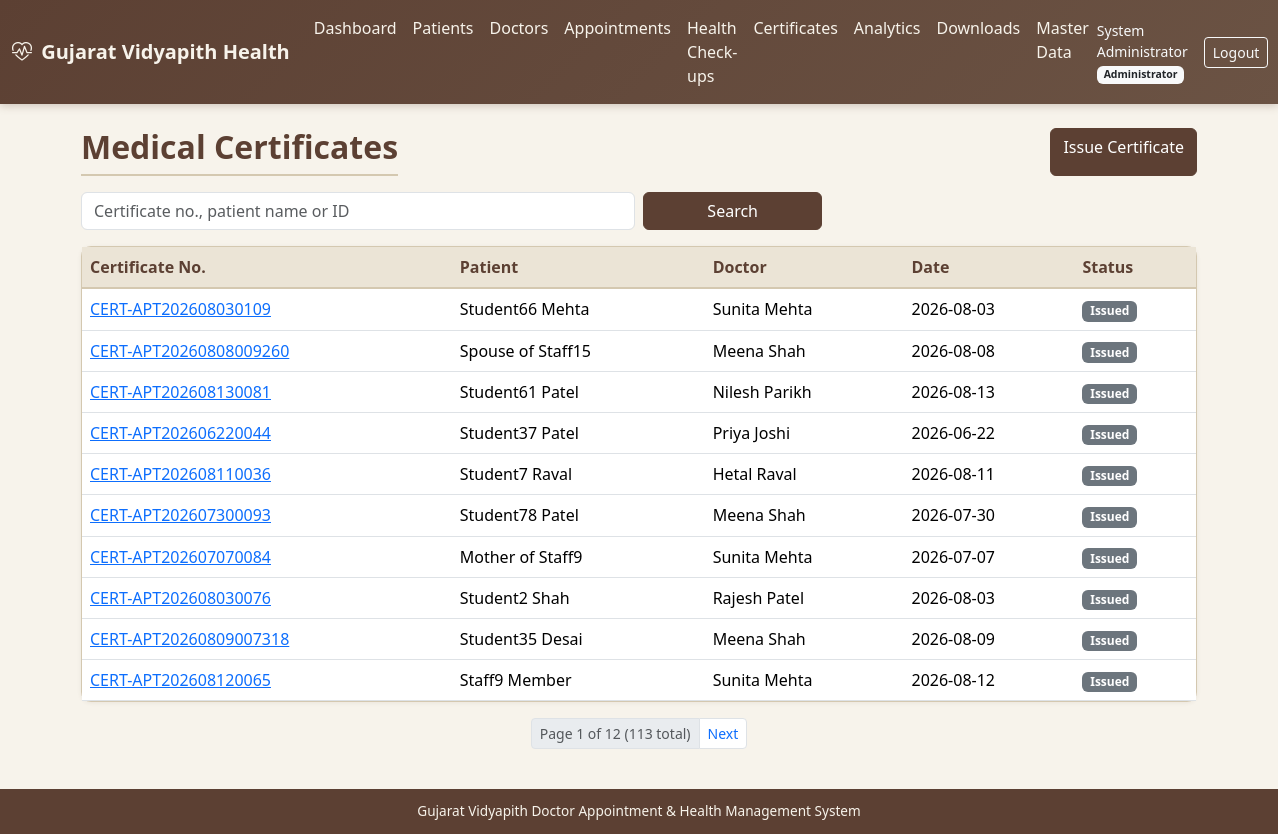
Page /certificates/ (signed in) on the earlier database version.
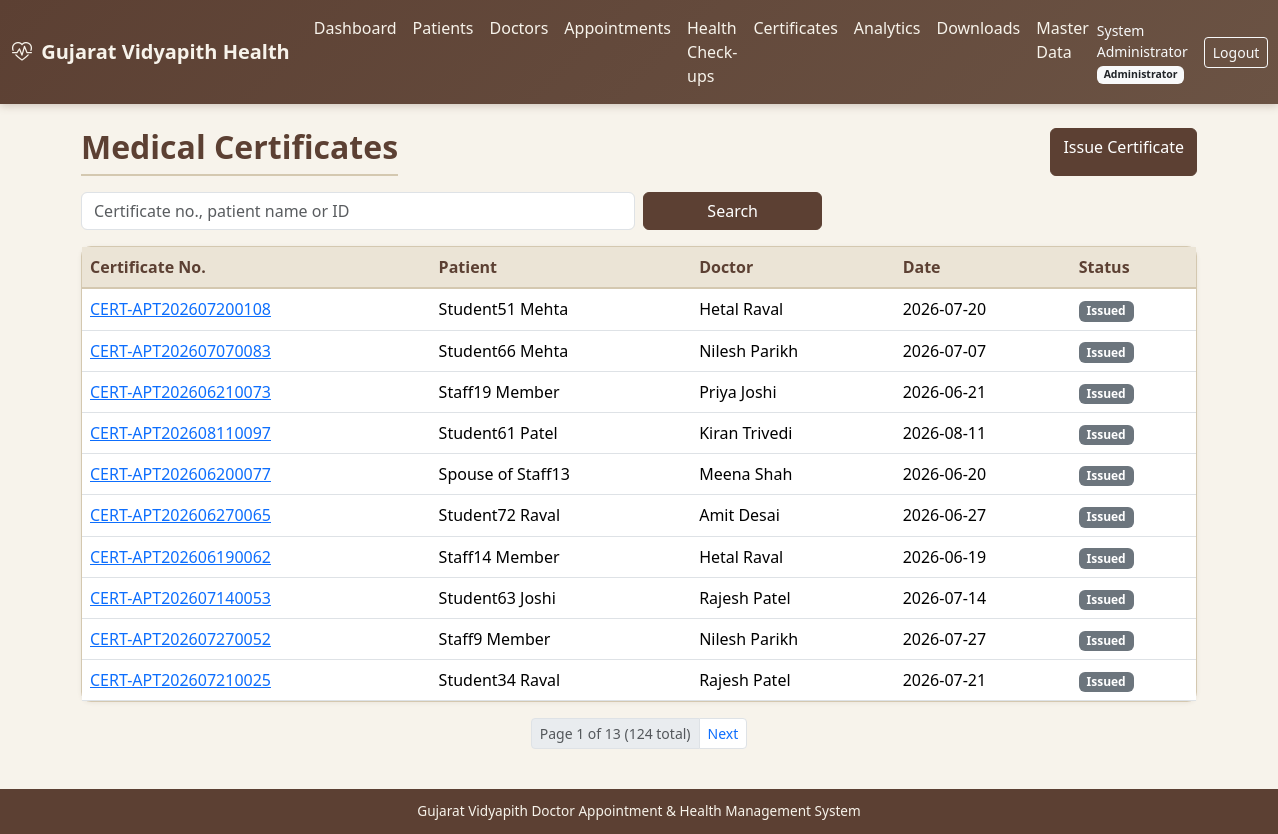
Same page on the later database version.
### certificates/models.py (models this page shows, shortened)
class MedicalCertificate(models.Model):
    STATUS_DRAFT = 'draft'
    STATUS_ISSUED = 'issued'
    STATUS_SENT = 'sent'
    STATUS_VERIFIED = 'verified'
    STATUS_CANCELLED = 'cancelled'
    STATUS_CHOICES = [
        (STATUS_DRAFT, 'Draft'),
        (STATUS_ISSUED, 'Issued'),
        (STATUS_SENT, 'Sent'),
        (STATUS_VERIFIED, 'Verified'),
        (STATUS_CANCELLED, 'Cancelled'),
    ]
    certificate_number = models.CharField(max_length=40, unique=True, db_index=True)
    patient = models.ForeignKey(Patient, on_delete=models.CASCADE, related_name='certificates')
    doctor = models.ForeignKey(Doctor, on_delete=models.CASCADE, related_name='certificates')
    consultation = models.ForeignKey(
        Consultation, on_delete=models.SET_NULL, null=True, blank=True, related_name='certificates'
    )
    consultation_date = models.DateField()
    medical_advice = models.TextField(blank=True)
    rest_recommended = models.BooleanField(default=False)
    rest_start_date = models.DateField(null=True, blank=True)
    rest_end_date = models.DateField(null=True, blank=True)
    rest_days = models.PositiveSmallIntegerField(null=True, blank=True)
    remarks = models.TextField(blank=True)
    status = models.CharField(max_length=20, choices=STATUS_CHOICES, default=STATUS_DRAFT)
    pdf_file = models.FileField(upload_to='certificates/', blank=True, null=True)
    issued_at = models.DateTimeField(null=True, blank=True)
    created_by = models.ForeignKey(
        settings.AUTH_USER_MODEL, on_delete=models.SET_NULL, null=True, blank=True
    )
    created_at = models.DateTimeField(auto_now_add=True)
    updated_at = models.DateTimeField(auto_now=True)
    class Meta:
        ordering = ['-created_at']

### patients/models.py (models this page shows, shortened)
class Patient(models.Model):
    CATEGORY_STUDENT = 'student'
    CATEGORY_STAFF = 'staff'
    CATEGORY_STAFF_FAMILY = 'staff_family'
    CATEGORY_CHOICES = [
        (CATEGORY_STUDENT, 'Student'),
        (CATEGORY_STAFF, 'University Staff'),
        (CATEGORY_STAFF_FAMILY, 'Staff Family Member'),
    ]
    patient_id = models.CharField(max_length=30, unique=True, db_index=True)
    user = models.OneToOneField(
        settings.AUTH_USER_MODEL,
        on_delete=models.SET_NULL,
        null=True,
        blank=True,
        related_name='patient_profile',
    )
    category = models.CharField(max_length=20, choices=CATEGORY_CHOICES, db_index=True)
    name = models.CharField(max_length=150, db_index=True)
    gender = models.CharField(
        max_length=10,
        choices=[('Male', 'Male'), ('Female', 'Female'), ('Other', 'Other')],
        blank=True,
    )
    date_of_birth = models.DateField(null=True, blank=True)
    email = models.EmailField(blank=True, db_index=True)
    mobile = models.CharField(max_length=15, blank=True, db_index=True)
    address = models.TextField(blank=True)
    blood_group = models.CharField(max_length=5, blank=True)
    emergency_contact = models.CharField(max_length=15, blank=True)
    status = models.CharField(
        max_length=20,
        choices=[('Active', 'Active'), ('Inactive', 'Inactive')],
        default='Active',
    )
    created_at = models.DateTimeField(auto_now_add=True)
    updated_at = models.DateTimeField(auto_now=True)
    created_by = models.ForeignKey(
        settings.AUTH_USER_MODEL,
        on_delete=models.SET_NULL,
        null=True,
        blank=True,
        related_name='patients_created',
    )
    class Meta:
        ordering = ['name']
        indexes = [
            models.Index(fields=['name', 'mobile']),
            models.Index(fields=['category', 'status']),
        ]

### doctors/models.py (models this page shows, shortened)
class Doctor(models.Model):
    doctor_id = models.CharField(max_length=30, unique=True)
    user = models.OneToOneField(
        settings.AUTH_USER_MODEL,
        on_delete=models.SET_NULL,
        null=True,
        blank=True,
        related_name='doctor_profile',
    )
    name = models.CharField(max_length=150)
    gender = models.CharField(
        max_length=10,
        choices=[('Male', 'Male'), ('Female', 'Female'), ('Other', 'Other')],
        blank=True,
    )
    qualification = models.CharField(max_length=200, blank=True)
    medical_system = models.ForeignKey(
        MedicalSystem, on_delete=models.SET_NULL, null=True, blank=True, related_name='doctors'
    )
    specialization = models.ForeignKey(
        Specialization, on_delete=models.SET_NULL, null=True, related_name='doctors'
    )
    department = models.ForeignKey(
        Department, on_delete=models.SET_NULL, null=True, blank=True, related_name='doctors'
    )
    registration_number = models.CharField(max_length=50, blank=True)
    email = models.EmailField(blank=True)
    mobile = models.CharField(max_length=15, blank=True)
    experience_years = models.PositiveSmallIntegerField(default=0)
    profile_photo = models.ImageField(upload_to='doctors/', blank=True, null=True)
    availability = models.CharField(
        max_length=20,
        choices=[('Available', 'Available'), ('Unavailable', 'Unavailable'), ('On Leave', 'On Leave')],
        default='Available',
    )
    status = models.CharField(
        max_length=20,
        choices=[('Active', 'Active'), ('Inactive', 'Inactive')],
        default='Active',
    )
    created_at = models.DateTimeField(auto_now_add=True)
    updated_at = models.DateTimeField(auto_now=True)
    class Meta:
        ordering = ['name']

### certificates/views.py (the view)
# urls.py: path('', views.index, name='index'),
@login_required
def index(request):
    q = request.GET.get('q', '').strip()
    qs = MedicalCertificate.objects.select_related('patient', 'doctor').order_by('-created_at')
    qs = patient_scoped_qs(request.user, qs)
    profile = get_doctor_profile(request.user)
    if profile is not None and not is_admin(request.user):
        qs = qs.filter(doctor=profile)
    if q:
        from django.db.models import Q
        qs = qs.filter(
            Q(certificate_number__icontains=q) | Q(patient__name__icontains=q) |
            Q(patient__patient_id__icontains=q)
        )
    page = Paginator(qs, 10).get_page(request.GET.get('page'))
    return render(request, 'certificates/list.html', {
        'page_obj': page, 'certificates': page, 'q': q,
    })

### accounts/authorization.py (called while the page is built)
def get_doctor_profile(user):
    if not user or not user.is_authenticated:
        return None
    try:
        return user.doctor_profile
    except ObjectDoesNotExist:
        return None
    except AttributeError:
        return None

def is_admin(user):
    if not user or not user.is_authenticated:
        return False
    if user.is_superuser:
        return True
    role = getattr(user, 'role', None)
    if role and role.code in (Role.ADMIN, Role.SUPER_ADMIN):
        return True
    return False

def patient_scoped_qs(user, queryset, patient_field='patient'):
    if is_admin(user) or is_doctor(user):
        return queryset
    own = get_linked_patient(user)
    if own is None:
        return queryset.none()
    return queryset.filter(**{patient_field: own})

### accounts/models.py (called while the page is built)
    @property
    def role_code(self):
        return self.role.code if self.role else None

    def has_role(self, *codes):
        return self.role and self.role.code in codes

    def is_doctor_user(self):
        if self.has_role(Role.DOCTOR, Role.ADMIN, Role.SUPER_ADMIN):
            return True
        try:
            return self.doctor_profile is not None
        except Exception:
            return False

### templates/certificates/list.html (shortened to what this page needs)
{% extends "base.html" %}
{% block content %}
<div class="container">
  <div class="d-flex justify-content-between mb-3 flex-wrap gap-2">
    <h2 class="page-title mb-0">Medical Certificates</h2>
    {% if user.is_doctor_user or user.is_admin_user or user.is_superuser %}
    <a href="{% url 'certificates:create' %}" class="btn btn-gv">Issue Certificate</a>
    {% endif %}
  </div>
  <form class="row g-2 mb-3" method="get">
    <div class="col-md-6">
      <input type="text" name="q" value="{{ q }}" class="form-control" placeholder="Certificate no., patient name or ID">
    </div>
    <div class="col-md-2"><button class="btn btn-gv w-100">Search</button></div>
  </form>
  <div class="card card-gv">
    <div class="table-responsive">
      <table class="table table-gv table-hover mb-0">
        <thead>
          <tr>
            <th>Certificate No.</th>
            <th>Patient</th>
            <th>Doctor</th>
            <th>Date</th>
            <th>Status</th>
          </tr>
        </thead>
        <tbody>
        {% for c in certificates %}
          <tr>
            <td><a href="{% url 'certificates:detail' c.pk %}">{{ c.certificate_number }}</a></td>
            <td>{{ c.patient.name }}</td>
            <td>{{ c.doctor.name|default:"—" }}</td>
            <td>{{ c.consultation_date|default:c.created_at|date:"Y-m-d" }}</td>
            <td><span class="badge bg-secondary">{{ c.get_status_display }}</span></td>
          </tr>
        {% empty %}
          <tr><td colspan="5" class="text-center text-muted">No certificates found</td></tr>
        {% endfor %}
        </tbody>
      </table>
    </div>
  </div>
  {% include "includes/pagination.html" %}
</div>
{% endblock %}

Differences in the rows shown:
no longer on this page (row unchanged): MedicalCertificate: certificate_number "CERT-APT202608030109", patient.name "Student66 Mehta", doctor.name "Sunita Mehta", consultation_date "2026-08-03", status "Issued"
no longer on this page (row unchanged): MedicalCertificate: certificate_number "CERT-APT20260808009260", patient.name "Spouse of Staff15", doctor.name "Meena Shah", consultation_date "2026-08-08", status "Issued"
no longer on this page (row unchanged): MedicalCertificate: certificate_number "CERT-APT202608130081", patient.name "Student61 Patel", doctor.name "Nilesh Parikh", consultation_date "2026-08-13", status "Issued"
no longer on this page (row unchanged): MedicalCertificate: certificate_number "CERT-APT202606220044", patient.name "Student37 Patel", doctor.name "Priya Joshi", consultation_date "2026-06-22", status "Issued"
no longer on this page (row unchanged): MedicalCertificate: certificate_number "CERT-APT202608110036", patient.name "Student7 Raval", doctor.name "Hetal Raval", consultation_date "2026-08-11", status "Issued"
no longer on this page (row unchanged): MedicalCertificate: certificate_number "CERT-APT202607300093", patient.name "Student78 Patel", doctor.name "Meena Shah", consultation_date "2026-07-30", status "Issued"
no longer on this page (row unchanged): MedicalCertificate: certificate_number "CERT-APT202607070084", patient.name "Mother of Staff9", doctor.name "Sunita Mehta", consultation_date "2026-07-07", status "Issued"
no longer on this page (row unchanged): MedicalCertificate: certificate_number "CERT-APT202608030076", patient.name "Student2 Shah", doctor.name "Rajesh Patel", consultation_date "2026-08-03", status "Issued"
no longer on this page (row unchanged): MedicalCertificate: certificate_number "CERT-APT20260809007318", patient.name "Student35 Desai", doctor.name "Meena Shah", consultation_date "2026-08-09", status "Issued"
no longer on this page (row unchanged): MedicalCertificate: certificate_number "CERT-APT202608120065", patient.name "Staff9 Member", doctor.name "Sunita Mehta", consultation_date "2026-08-12", status "Issued"
added MedicalCertificate: certificate_number "CERT-APT202607200108", patient.name "Student51 Mehta", doctor.name "Hetal Raval", consultation_date "2026-07-20", status "Issued"
added MedicalCertificate: certificate_number "CERT-APT202607070083", patient.name "Student66 Mehta", doctor.name "Nilesh Parikh", consultation_date "2026-07-07", status "Issued"
added MedicalCertificate: certificate_number "CERT-APT202606210073", patient.name "Staff19 Member", doctor.name "Priya Joshi", consultation_date "2026-06-21", status "Issued"
added MedicalCertificate: certificate_number "CERT-APT202608110097", patient.name "Student61 Patel", doctor.name "Kiran Trivedi", consultation_date "2026-08-11", status "Issued"
added MedicalCertificate: certificate_number "CERT-APT202606200077", patient.name "Spouse of Staff13", doctor.name "Meena Shah", consultation_date "2026-06-20", status "Issued"
added MedicalCertificate: certificate_number "CERT-APT202606270065", patient.name "Student72 Raval", doctor.name "Amit Desai", consultation_date "2026-06-27", status "Issued"
added MedicalCertificate: certificate_number "CERT-APT202606190062", patient.name "Staff14 Member", doctor.name "Hetal Raval", consultation_date "2026-06-19", status "Issued"
added MedicalCertificate: certificate_number "CERT-APT202607140053", patient.name "Student63 Joshi", doctor.name "Rajesh Patel", consultation_date "2026-07-14", status "Issued"
added MedicalCertificate: certificate_number "CERT-APT202607270052", patient.name "Staff9 Member", doctor.name "Nilesh Parikh", consultation_date "2026-07-27", status "Issued"
added MedicalCertificate: certificate_number "CERT-APT202607210025", patient.name "Student34 Raval", doctor.name "Rajesh Patel", consultation_date "2026-07-21", status "Issued"
Other differences:
{{ page_obj.paginator.num_pages }}: "12" → "13"
{{ page_obj.paginator.count }}: "113" → "124"
